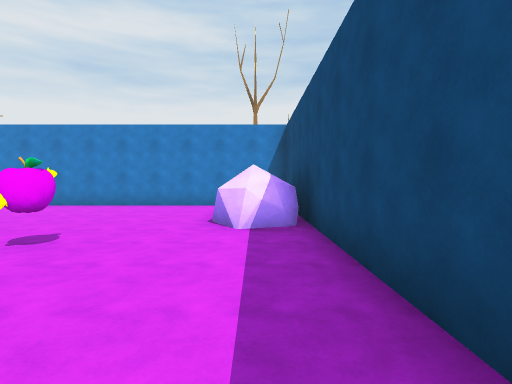
[1] (above)

21 first-person views from a walk through a 3-D level made in the Unity game engine. The camera is 1.5 m above the floor, tilts 2° down and sees 80° across. The floor is counted in squares, 2 m on a side. Each view is taken from the middle of a square. On the plan, view 1 faces up. The plan holds only what a view shows up to about 10 squares ahead; the rest is blank. The place goes on beyond the plan. The player is left out. Some animated figures are left out.

[2]
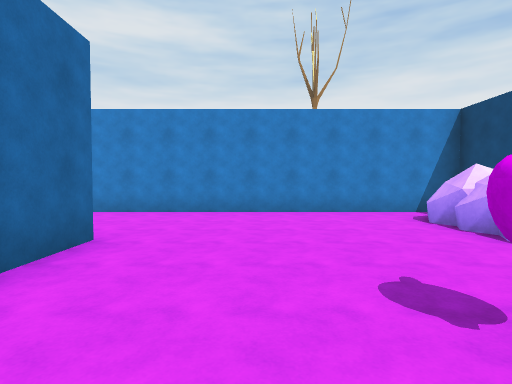

[3]
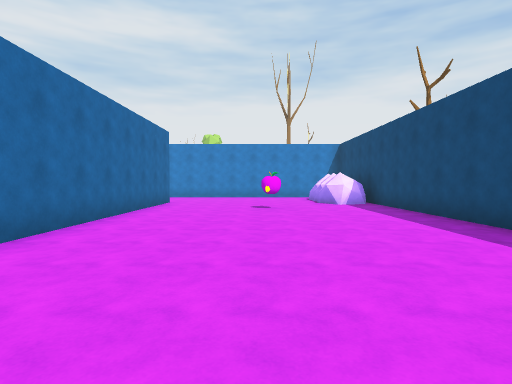

[4]
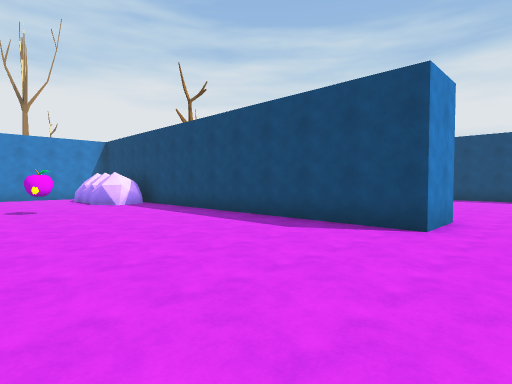

[5]
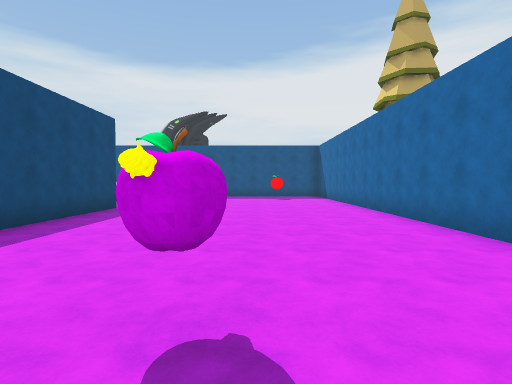

[6]
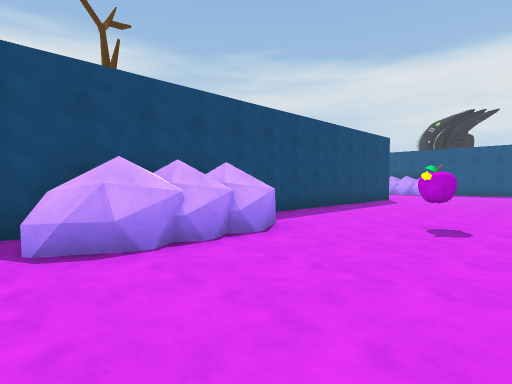

[7]
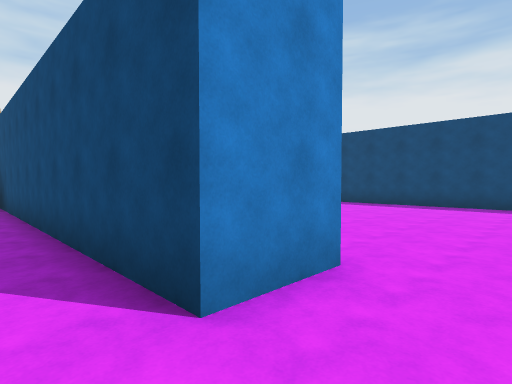

[8]
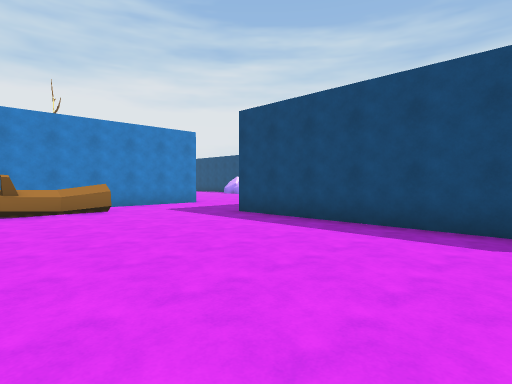

[9]
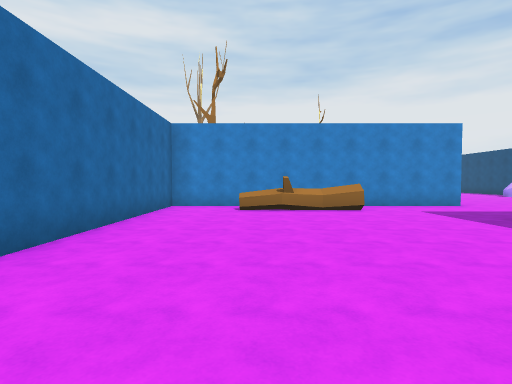

[10]
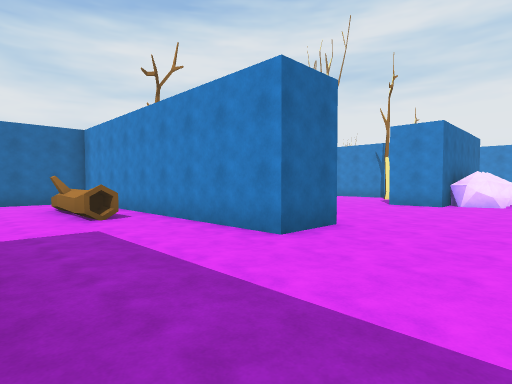

[11]
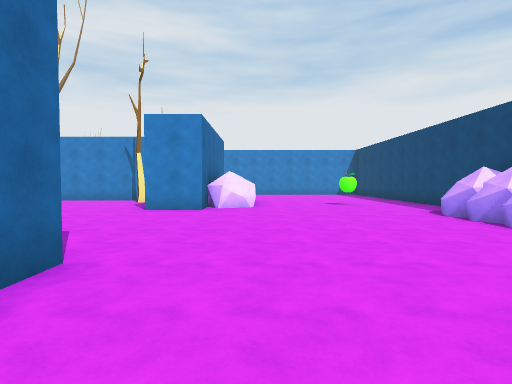

[12]
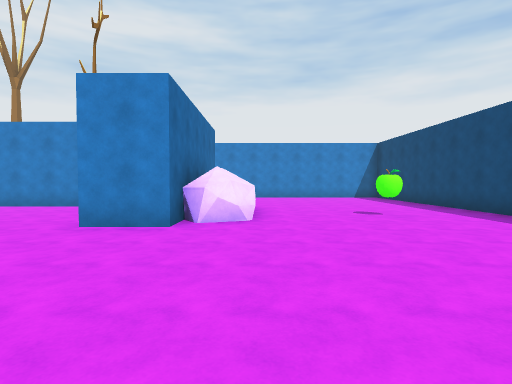

[13]
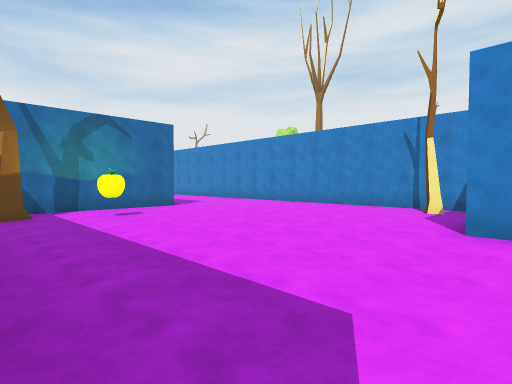

[14]
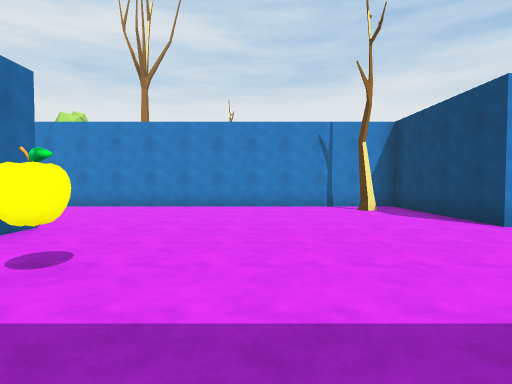

[15]
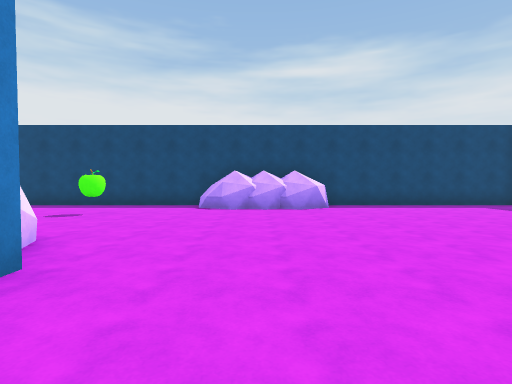

[16]
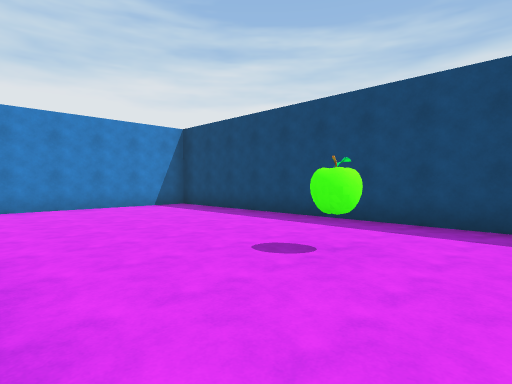

[17]
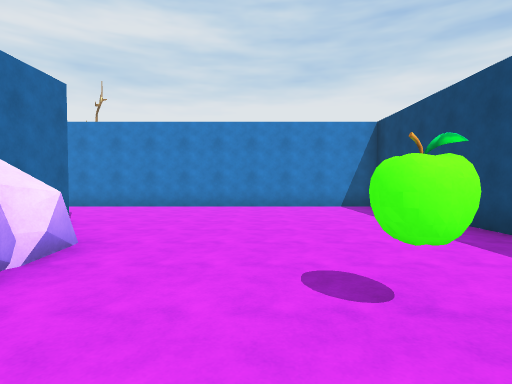

[18]
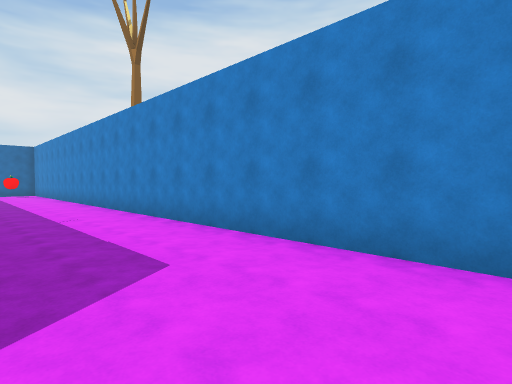

[19]
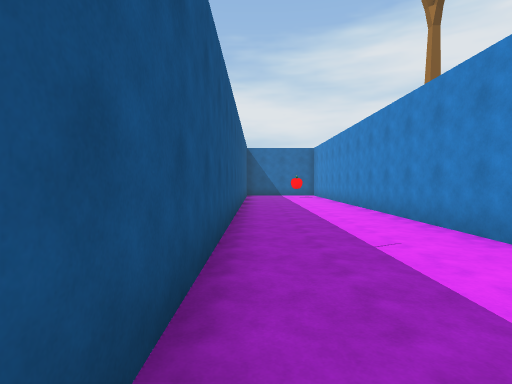

[20]
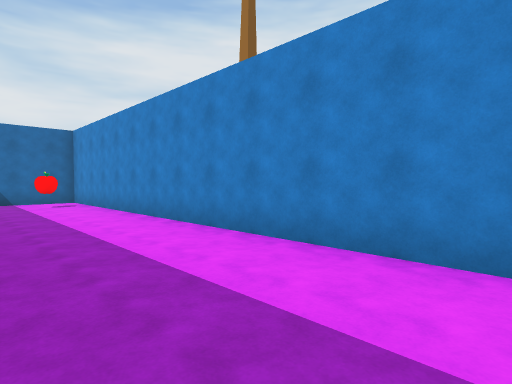

[21]
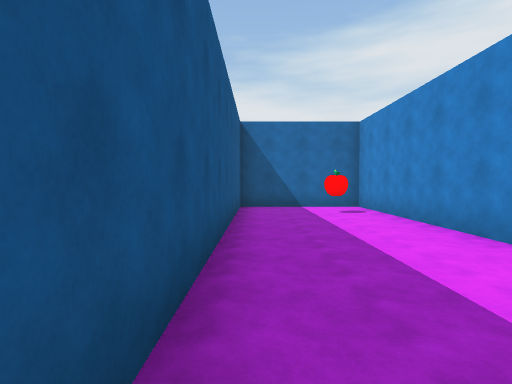

### Floor plan
Points are (right, up) in squares from view 1. A wall is a line through its corners. A room is listed if a view was taken in it or the views show most of it. See-through windows are left out.
Room 1 (views 1, 2, 3, 4, 5, 6, 7)
walls: (-6.1, 6) (-6.1, -5.1); (1, -3.6) (1, 9.4) (-8, 9.4)
ways out: opening at (1.5, -4.5) to room 2
objects: other object (-3, 3); bush (0, 5) to (0, 6); bush (0, 7) to (0, 8)
Room 2 (views 8, 9, 10, 11, 12, 13, 14, 15, 16, 17, 18, 19, 20, 21)
walls: (2.5, 11) (2.5, 7); (11.6, 16.6) (11.6, 15.6); (11.6, 11) (10.1, 11) (10.1, 15) (0.4, 15); (11.2, 5.9) (11.2, 4.3) (2.5, 4.3) (2.5, -2); (18.5, 20) (-6.1, 20) (-6.1, 16.5) (9.5, 16.5); (18.6, 10) (18.6, 19.6); (2.5, -3.6) (1, -3.6); (18.6, 0.9) (18.6, 7.2); (10.1, -4.6) (10.1, 0.8)
ways out: opening at (1.5, -4.5) to room 1
objects: other object (-4, 19); tree (3, 7); other object (4, 8); other object (5, 3) to (7, 3); tree (9, 14); bush (12, 12) to (13, 13); bush (12, 14) to (13, 14); bush (12, 15); other object (16, 13); bush (18, 7) to (18, 8); bush (18, 9) to (18, 10)

Positions as (right, up) in squares from view 1, and headings:
1: (0, 0), facing up
2: (-4, 2), facing up
3: (-3, -5), facing up
4: (-4, -5), facing up-right
5: (-3, 5), facing down
6: (-4, 9), facing down-right
7: (0, -5), facing up-right
8: (5, -5), facing up-right
9: (5, -5), facing up
10: (14, 1), facing up-left
11: (13, 3), facing up
12: (13, 6), facing up
13: (11, 6), facing up-left
14: (6, 6), facing up
15: (9, 9), facing right
16: (13, 11), facing up-right
17: (15, 11), facing up
18: (13, 17), facing up-left
19: (10, 17), facing left
20: (6, 17), facing up-left
21: (3, 17), facing left
